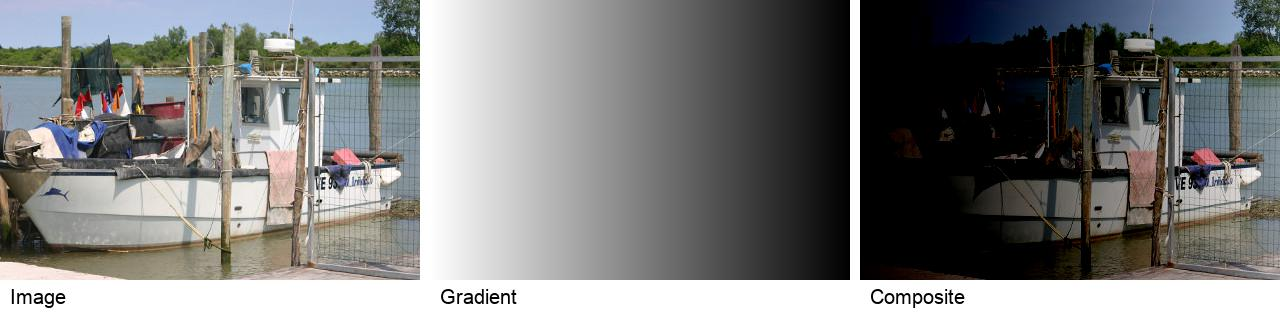

The script that saved this image:
# Author:  Martin McBride
# Created: 2021-06-11
# Copyright (C) 2021, Martin McBride
# License: MIT

# The boat has a gradient subtracted from it.
# The main (triple) features shows the boat, patches and subtracted features.
# There is also an example using subtract with scaling and subtract modulo.

from PIL import Image, ImageDraw, ImageFont, ImageChops

image = Image.open('boat-small.jpg')
gradient_image = Image.open('greygradient.png').convert('RGB')
composite_image = ImageChops.subtract(image, gradient_image)

# Place the images in a grid, with captions
output_image = Image.new('RGB', (1280, 320), 'white')
draw = ImageDraw.Draw(output_image)
font = ImageFont.truetype("Arial.ttf", 20)

x, y = 0, 0
draw.text((x+10, y+285), "Image", font=font, fill=0)
output_image.paste(image, (x, y))

x, y = 430, 0
draw.text((x+10, y+285), "Gradient", font=font, fill=0)
output_image.paste(gradient_image, (x, y))

x, y = 860, 0
draw.text((x+10, y+285), "Composite", font=font, fill=0)
output_image.paste(composite_image, (x, y))

output_image.save('imagechops-subtract.jpg')

composite_image = ImageChops.subtract(image, gradient_image, 2)
composite_image.save('imagechops-subtract-scaled.jpg')

composite_image = ImageChops.subtract_modulo(image, gradient_image)
composite_image.save('imagechops-subtract-modulo.jpg')

composite_image = ImageChops.difference(image, gradient_image)
composite_image.save('imagechops-difference.jpg')
